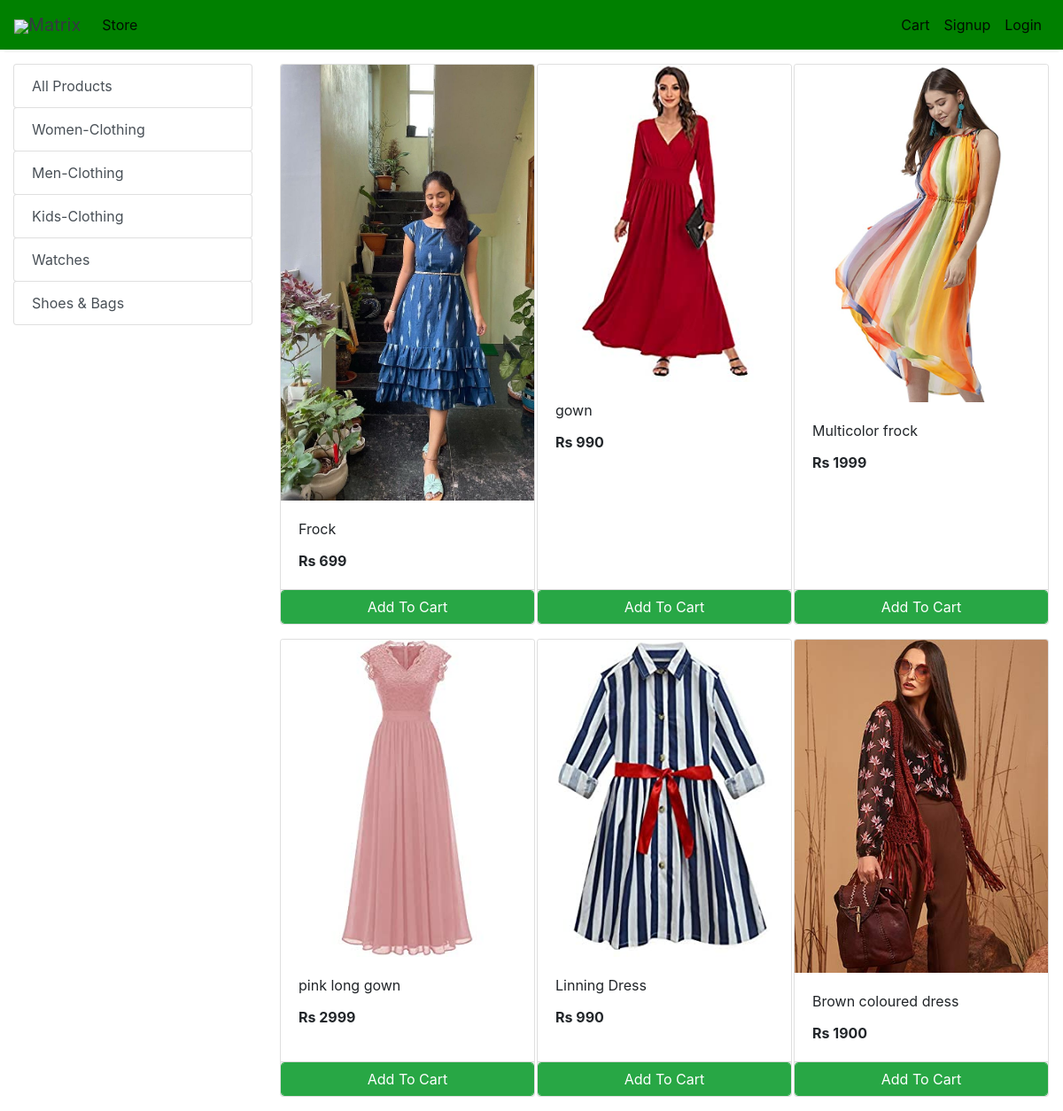
Screenshot of /store?category=22 with the database file from the repository.
### store/models/category.py (models this page shows, shortened)
class Category(models.Model):
    name= models.CharField(max_length=50)
    @staticmethod
    def get_all_categories():
        return Category.objects.all()

### store/models/product.py (models this page shows, shortened)
class Products(models.Model):
    name = models.CharField(max_length=60)
    price= models.IntegerField(default=0)
    category= models.ForeignKey(Category,on_delete=models.CASCADE,default=1 )
    description= models.CharField(max_length=250, default='', blank=True, null= True)
    image= models.ImageField(upload_to='uploads/products/')
    @staticmethod
    def get_all_products_by_categoryid(category_id):
        if category_id:
            return Products.objects.filter (category=category_id)
        else:
            return Products.get_all_products();

### store/views/home.py (the view)
# urls.py: path('' , include('store.urls'))
def store(request):
    cart = request.session.get('cart')
    if not cart:
        request.session['cart'] = {}
    products = None
    categories = Category.get_all_categories()
    categoryID = request.GET.get('category')
    if categoryID:
        products = Products.get_all_products_by_categoryid(categoryID)
    else:
        products = Products.get_all_products();
    data = {}
    data['products'] = products
    data['categories'] = categories
    print('you are : ', request.session.get('email'))
    return render(request, 'index.html', data)

### store/templatetags/custom_filter.py (called while the page is built)
@register.filter(name='currency')
def currency(number):
    return "Rs "+str(number)

### store/templates/index.html (shortened to what this page needs)
{% extends 'base.html' %}
{% block content %}
{% load cart %}
{% load custom_filter %}
<div class="container-fluid mt-3">
    <div class="row">
        <div class="col-lg-3 mx-auto">
            <div class="list-group">
                <a href="/" class="list-group-item list-group-item-action btn btn-outline-success">All Products</a>
                {% for category in categories %}
                <a href="/?category={{category.id}}" class="list-group-item list-group-item-action btn btn-outline-success ">{{category.name}}</a>
                {% endfor %}
            </div>
        </div>
        <div id='products' class="col-lg-9 mx-auto">
            <div class="row mx-auto">
                {% for product in products %}
                <div class="card mx-auto mb-3" id={{product.id}} style="width: 18rem;">
                    <img class="card-img-top" src="{{product.image.url}}" alt="Card image cap">
                    <div class="card-body">
                        <p class="card-title">{{product.name}}</p>
                        <p class="card-text"><b>{{product.price|currency}}</b></p>
                    </div>
                    <div class="card-footer p-0 no-gutters">
                        <form action="/#{{product.id}}" method="POST" class="btn-block">
                            <input type="submit" class="float-right btn btn-success form-control" value="Add To Cart">
                        </form>
                    </div>
                </div>
                {% endfor %}
            </div>
        </div>
    </div>
</div>
{% endblock %}

### rows the page displays
Category: name "Women-Clothing"
Category: name "Men-Clothing"
Category: name "Kids-Clothing"
Category: name "Watches"
Category: name "Shoes & Bags"
Products: image (picture), name "Frock", price "Rs 699"
Products: image (picture), name "gown", price "Rs 990"
Products: image (picture), name "Multicolor frock", price "Rs 1999"
Products: image (picture), name "pink long gown", price "Rs 2999"
Products: image (picture), name "Linning Dress", price "Rs 990"
Products: image (picture), name "Brown coloured dress", price "Rs 1900"
